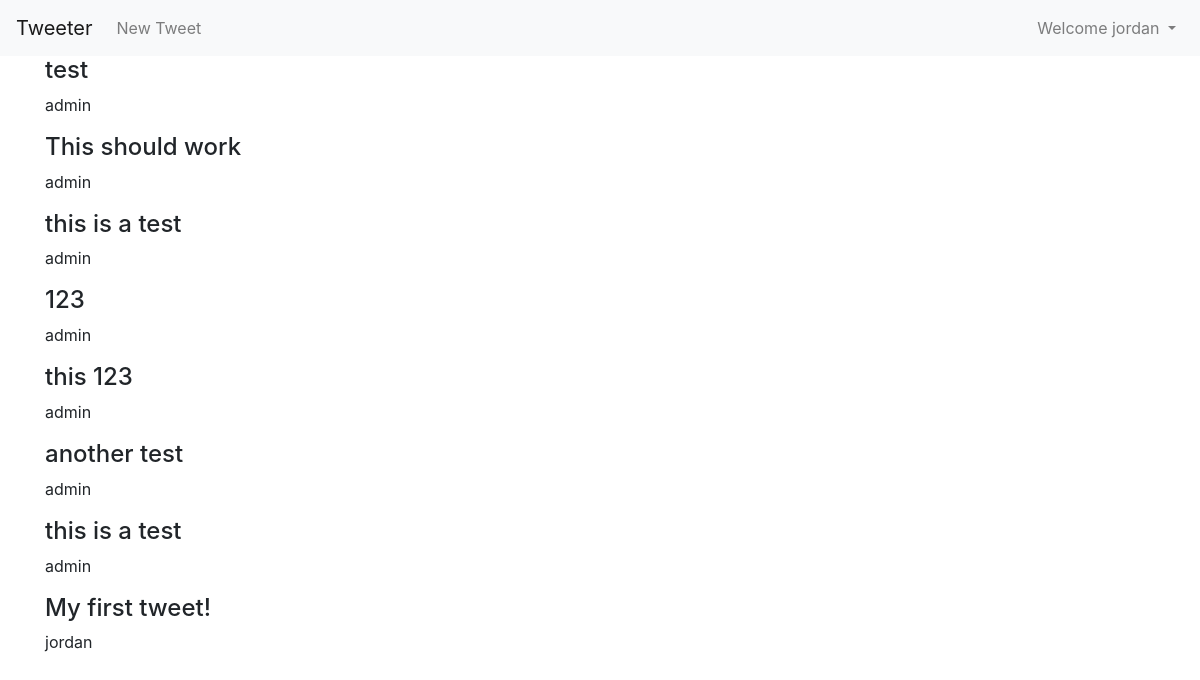
The app's page / (signed in) with its own data.
### users/models.py (models this page shows, shortened)
class CustomUser(AbstractUser):
    gender = models.CharField(max_length=255, blank=True, null=True)
    dob = models.DateField(null=True, blank=True)
    location = models.CharField(max_length=255, blank=True, null=True)
    def __str__(self):
        return self.username

### tweets/models.py (models this page shows, shortened)
class Tweet(models.Model):
    user = models.ForeignKey(get_user_model(), on_delete=models.PROTECT)
    body = models.CharField(max_length=255)
    created_at = models.DateTimeField(default=timezone.now)
    updated_at = models.DateTimeField(default=timezone.now)

### tweets/views.py (the view)
# urls.py: path('', TweetListView.as_view(), name='home'),
class TweetListView(ListView):
    model = Tweet
    template_name = 'home.html'

### tweets/templates/home.html
{% extends 'base.html' %}
{% block content %}
  {% for tweet in object_list %}
    <div class="tweet-entry">
        <h4>{{ tweet.body }}</h4>
        <p>{{ tweet.user }}</p>
    </div>
  {% endfor %}
{% endblock content %}

### templates/base.html (shortened to what this page needs)
{% load bootstrap4 %}
<html>
<head>
    {% bootstrap_css %}
</head>
<body>
  <nav class="navbar navbar-expand-lg navbar-light bg-light">
    <a class="navbar-brand" href="{% url 'home' %}">Tweeter</a>
    <div class="collapse navbar-collapse" id="navbarSupportedContent">
      <ul class="navbar-nav mr-auto">
        {% if user.is_authenticated %}
          <li class="nav-item">
            <a class="nav-link" href="{% url 'tweet_new' %}">New Tweet</a>
          </li>
        {% endif %}
      </ul>
      <ul class="navbar-nav ml-auto">
        {% if user.is_authenticated %}
          <li class="nav-item dropdown">
            <a class="nav-link dropdown-toggle" href="#" id="navbarDropdownMenuLink"
            data-toggle="dropdown" aria-haspopup="true"
            aria-expanded="false">
              Welcome {{ user.username }}
            </a>
          </li>
        {% endif %}
      </ul>
    </div>
  </nav>
  <div class="container">
      {% block content %}(no content){% endblock %}
  </div>
</body>
</html>

### records on screen
CustomUser: username "jordan"
Tweet: body "test", user "admin"
Tweet: body "This should work", user "admin"
Tweet: body "this is a test", user "admin"
Tweet: body "123", user "admin"
Tweet: body "this 123", user "admin"
Tweet: body "another test", user "admin"
Tweet: body "this is a test", user "admin"
Tweet: body "My first tweet!", user "jordan"
